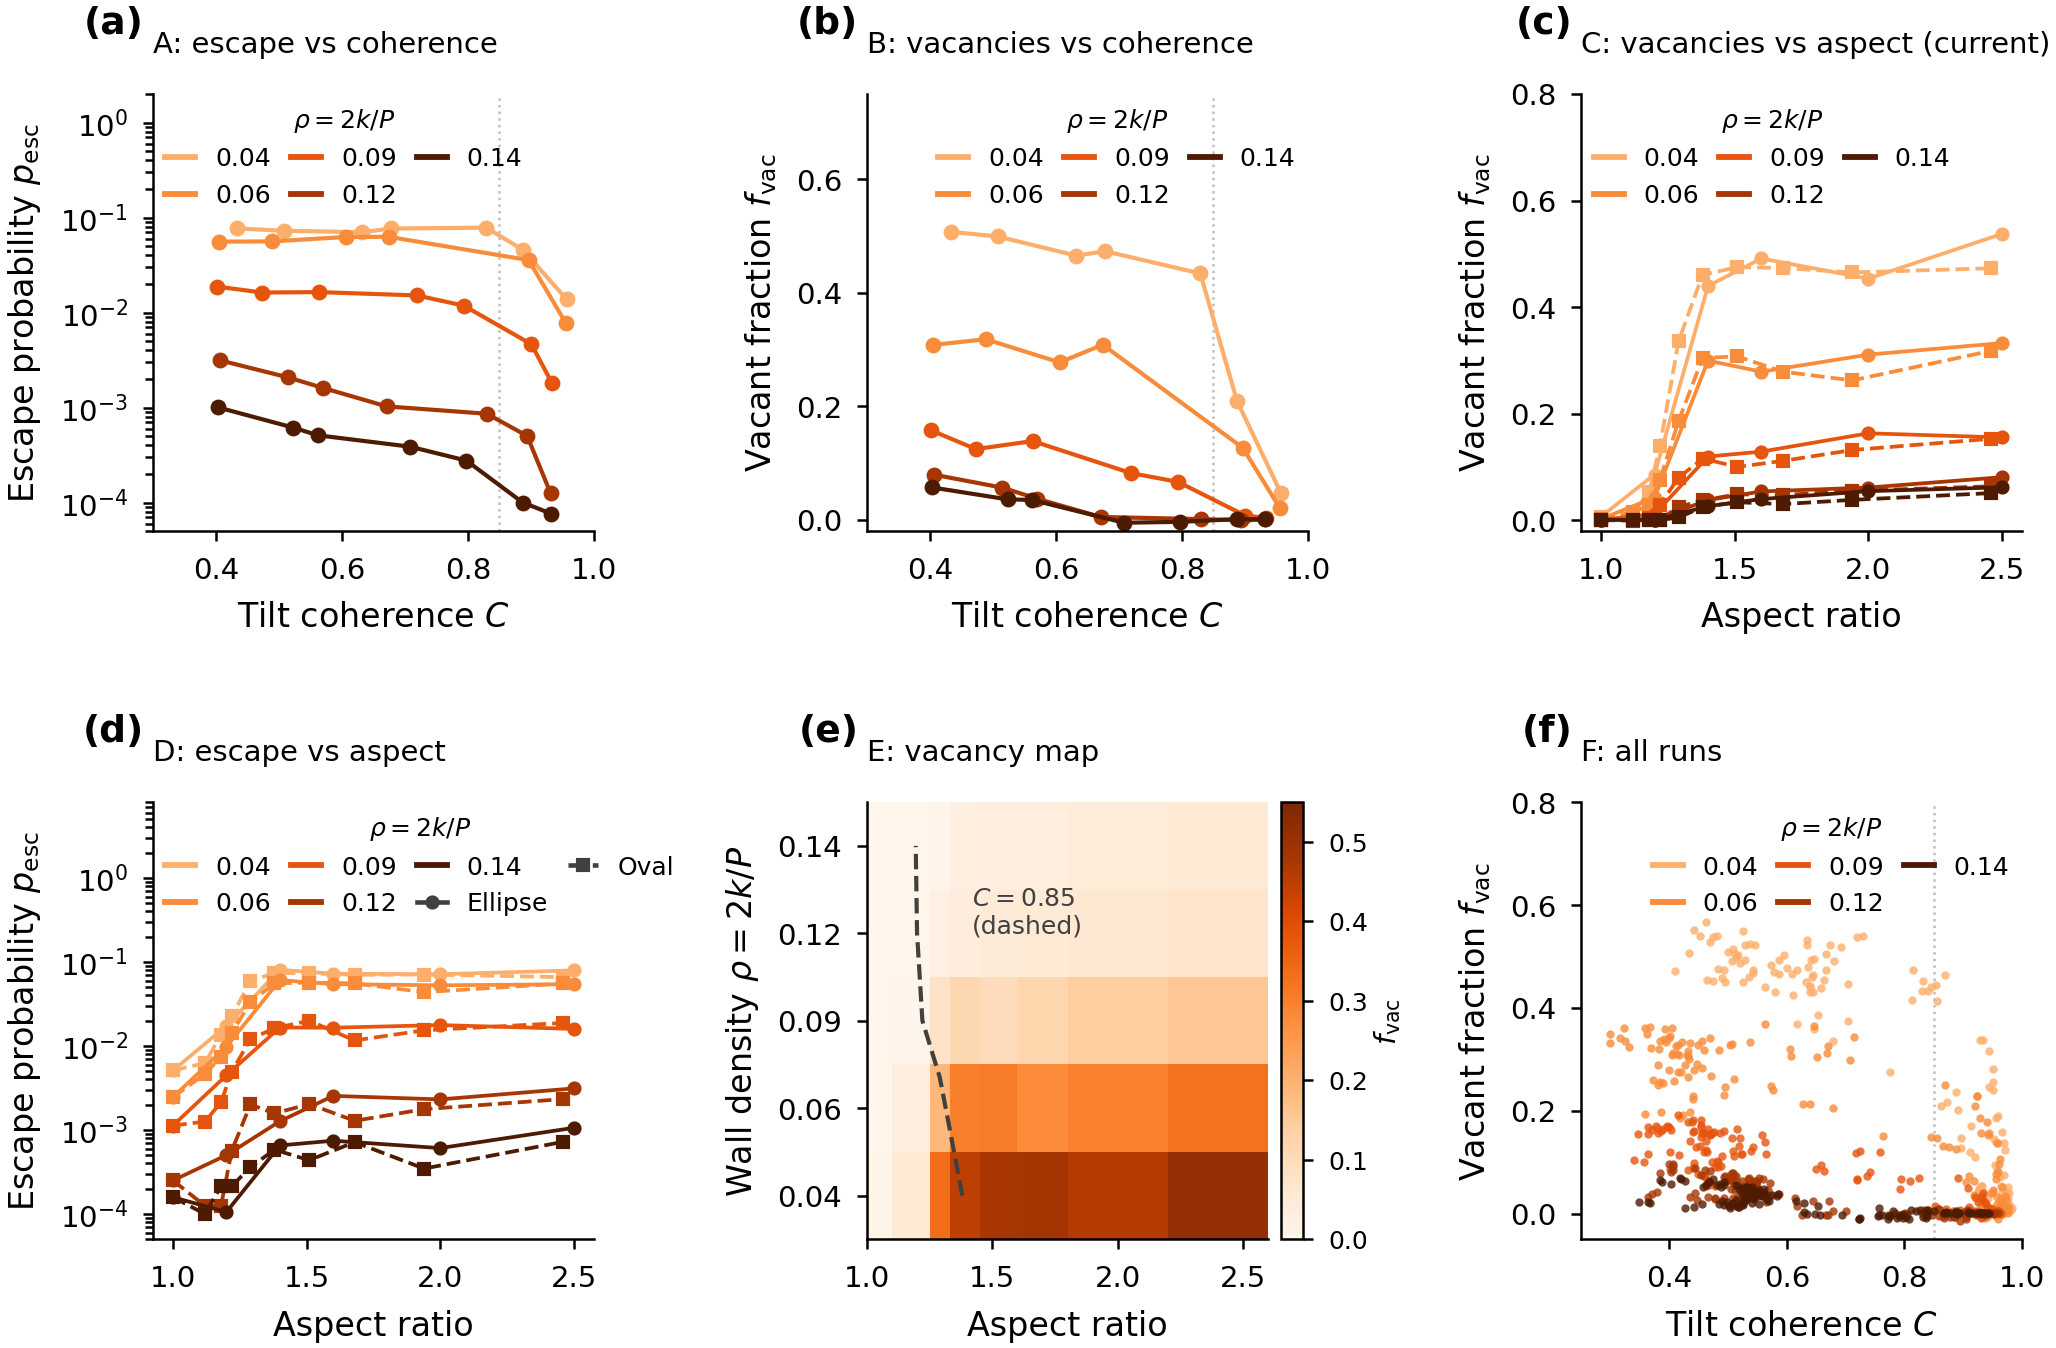

This figure's Python source:
#!/usr/bin/env python3
"""Alternatives for PRL Fig. 4(b) (2026-10-22, user: draw alternatives, decide later). Data: shapes/shape_runs.csv (675 runs: circles, ellipses, Cassini ovals;
R_eq 1-2 l_a; five wall densities rho = 2k/P; 3 seeds). Each panel is one candidate, drawn at the printed single-panel size.
(A) escape probability vs tilt coherence C, per rho (binned medians, log)   (B) vacant fraction vs C, per rho (binned medians)
(C) vacant fraction vs aspect, per rho (the current 4b)                       (D) escape probability vs aspect, per rho (log)
(E) map of vacant fraction over aspect x rho (ellipses + ovals, medians), C = 0.85 contour   (F) all runs: vacant fraction vs C, coloured by rho."""
import csv, numpy as np
from collections import defaultdict
from prlstyle import plt, PAGE, DARK, label, save, ROOT
from matplotlib.lines import Line2D
R = list(csv.DictReader(open(ROOT + "/reports/master/theory/shapes/shape_runs.csv")))
RHO = (0.04, 0.06, 0.09, 0.12, 0.14); RCOL = ("#fdae6b", "#f98c3a", "#e6550d", "#a63603", "#4d1a02")
rho = np.array([float(r["rho"]) for r in R]); lev = np.argmin(np.abs(rho[:, None] - np.array(RHO)), 1)
C = np.array([float(r["coh"]) for r in R]); f = np.array([float(r["vac"]) / (2 * int(r["k"]) - 2) for r in R])
esc = np.array([float(r["esc"]) for r in R]); asp = np.round(np.array([float(r["aspect"]) for r in R]), 2); fam = np.array([r["family"] for r in R])
CB = np.array([0.3, 0.45, 0.55, 0.65, 0.75, 0.85, 0.92, 1.0])
def binned(ax, y, logy=False):
    for i in range(5):
        xs, ys = [], []
        for a, b in zip(CB[:-1], CB[1:]):
            m = (lev == i) & (C >= a) & (C < b)
            if m.sum() >= 3: xs.append(np.median(C[m])); ys.append(np.median(y[m]))
        ax.plot(xs, ys, "-o", ms=2.8, lw=1.0, color=RCOL[i])
    ax.axvline(0.85, color="0.75", lw=0.6, ls=":", zorder=0); ax.set_xlabel("Tilt coherence $C$"); ax.set_xlim(0.3, 1.0)
    if logy: ax.set_yscale("log")
def by_aspect(ax, y):
    for i in range(5):
        for fm, ls, mk in (("ellipse", "-", "o"), ("oval", "--", "s")):
            ks = sorted(set(asp[(fam == fm) & (lev == i)]))
            xs = [1.0] + ks; ys = [np.median(y[(fam == "circle") & (lev == i)])] + [np.median(y[(fam == fm) & (lev == i) & (asp == a)]) for a in ks]
            ax.plot(xs, ys, ls=ls, marker=mk, ms=2.4, lw=0.9, color=RCOL[i])
    ax.set_xlabel("Aspect ratio"); ax.set_xticks([1.0, 1.5, 2.0, 2.5])
def rho_legend(ax, loc, ncol=3, fam_too=False):
    h = [Line2D([], [], color=RCOL[i], lw=1.4, label=f"{r:.2f}") for i, r in enumerate(RHO)]
    if fam_too: h += [Line2D([], [], color=DARK, ls="-", marker="o", ms=2.4, label="Ellipse"), Line2D([], [], color=DARK, ls="--", marker="s", ms=2.4, label="Oval")]
    ax.legend(handles=h, title=r"$\rho=2k/P$", title_fontsize=6, loc=loc, fontsize=6, ncol=ncol, handlelength=1.2, columnspacing=0.8, borderaxespad=0.1)
fig, axs = plt.subplots(2, 3, figsize=(PAGE, 4.6)); fig.subplots_adjust(wspace=0.62, hspace=0.62, left=0.08, right=0.97, top=0.93, bottom=0.1)
pe = np.where(esc > 0, esc, 1e-4)
ax = axs[0, 0]; binned(ax, pe, True); ax.set_ylabel(r"Escape probability $p_\mathrm{esc}$"); ax.set_ylim(5e-5, 2.0); rho_legend(ax, "upper left")
ax.set_title("A: escape vs coherence", fontsize=7, loc="left", pad=10)
ax = axs[0, 1]; binned(ax, f); ax.set_ylabel(r"Vacant fraction $f_\mathrm{vac}$"); ax.set_ylim(-0.02, 0.75); rho_legend(ax, "upper right")
ax.set_title("B: vacancies vs coherence", fontsize=7, loc="left", pad=10)
ax = axs[0, 2]; by_aspect(ax, f); ax.set_ylabel(r"Vacant fraction $f_\mathrm{vac}$"); ax.set_ylim(-0.02, 0.8); rho_legend(ax, "upper left")
ax.set_title("C: vacancies vs aspect (current)", fontsize=7, loc="left", pad=10)
ax = axs[1, 0]; by_aspect(ax, pe); ax.set_yscale("log"); ax.set_ylabel(r"Escape probability $p_\mathrm{esc}$"); ax.set_ylim(5e-5, 8.0); rho_legend(ax, "upper left", ncol=4, fam_too=True)
ax.set_title("D: escape vs aspect", fontsize=7, loc="left", pad=10)
ax = axs[1, 1]; AS = sorted(set(asp[fam != "circle"]) | {1.0}); AB = np.array([1.0, 1.1, 1.25, 1.33, 1.45, 1.6, 1.8, 2.2, 2.6])
M = np.full((5, len(AB) - 1), np.nan); MC = np.full_like(M, np.nan)
for i in range(5):
    for j, (a, b) in enumerate(zip(AB[:-1], AB[1:])):
        m = (lev == i) & (asp >= a) & (asp < b)
        if m.sum(): M[i, j] = np.median(f[m]); MC[i, j] = np.median(C[m])
im = ax.pcolormesh(AB, np.arange(6) - 0.5, M, cmap="Oranges", vmin=0, vmax=0.55, shading="flat")
xc = 0.5 * (AB[:-1] + AB[1:]); ax.contour(xc, np.arange(5), MC, levels=[0.85], colors=DARK, linewidths=1.0, linestyles="--")
ax.set_yticks(range(5)); ax.set_yticklabels([f"{r:.2f}" for r in RHO]); ax.set_ylabel(r"Wall density $\rho=2k/P$"); ax.set_xlabel("Aspect ratio"); ax.set_xticks([1.0, 1.5, 2.0, 2.5])
cb = fig.colorbar(im, ax=ax, pad=0.03, fraction=0.06); cb.set_label(r"$f_\mathrm{vac}$", fontsize=7, labelpad=1); cb.ax.tick_params(labelsize=6)
ax.text(1.42, 3.0, "$C=0.85$\n(dashed)", fontsize=6, color=DARK)
ax.set_title("E: vacancy map", fontsize=7, loc="left", pad=10)
ax = axs[1, 2]
for i in range(5): ax.scatter(C[lev == i], f[lev == i], s=4, lw=0, color=RCOL[i], alpha=0.8, rasterized=True)
ax.axvline(0.85, color="0.75", lw=0.6, ls=":", zorder=0); ax.set_xlabel("Tilt coherence $C$"); ax.set_ylabel(r"Vacant fraction $f_\mathrm{vac}$"); ax.set_xlim(0.25, 1.0); ax.set_ylim(-0.05, 0.8)
rho_legend(ax, "upper right"); ax.set_title("F: all runs", fontsize=7, loc="left", pad=10)
for ax, s in zip(axs.flat, "abcdef"): label(ax, s, y=1.12)
save(fig, "fig4b_alternatives")
